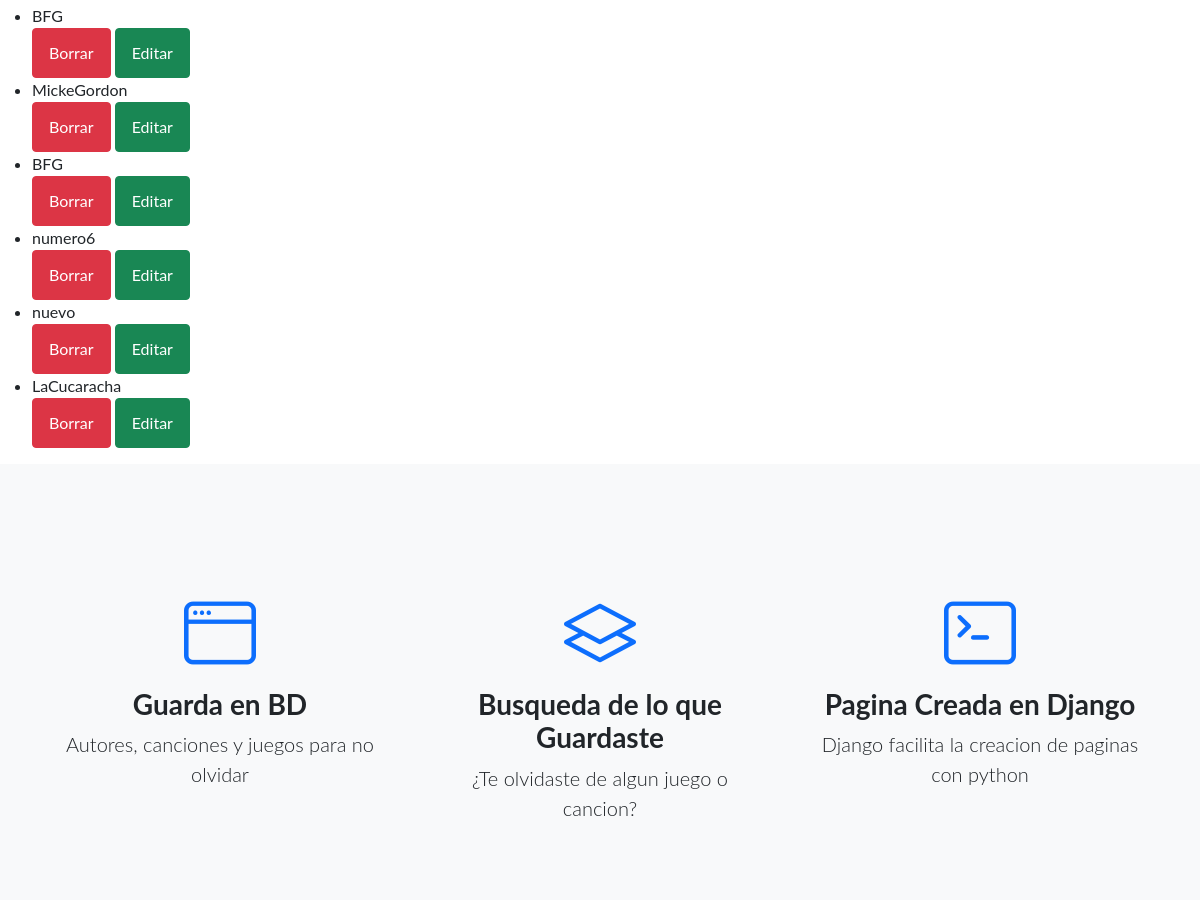
Page /doom/leercanciones/ (signed in, middle part) on the earlier database version.
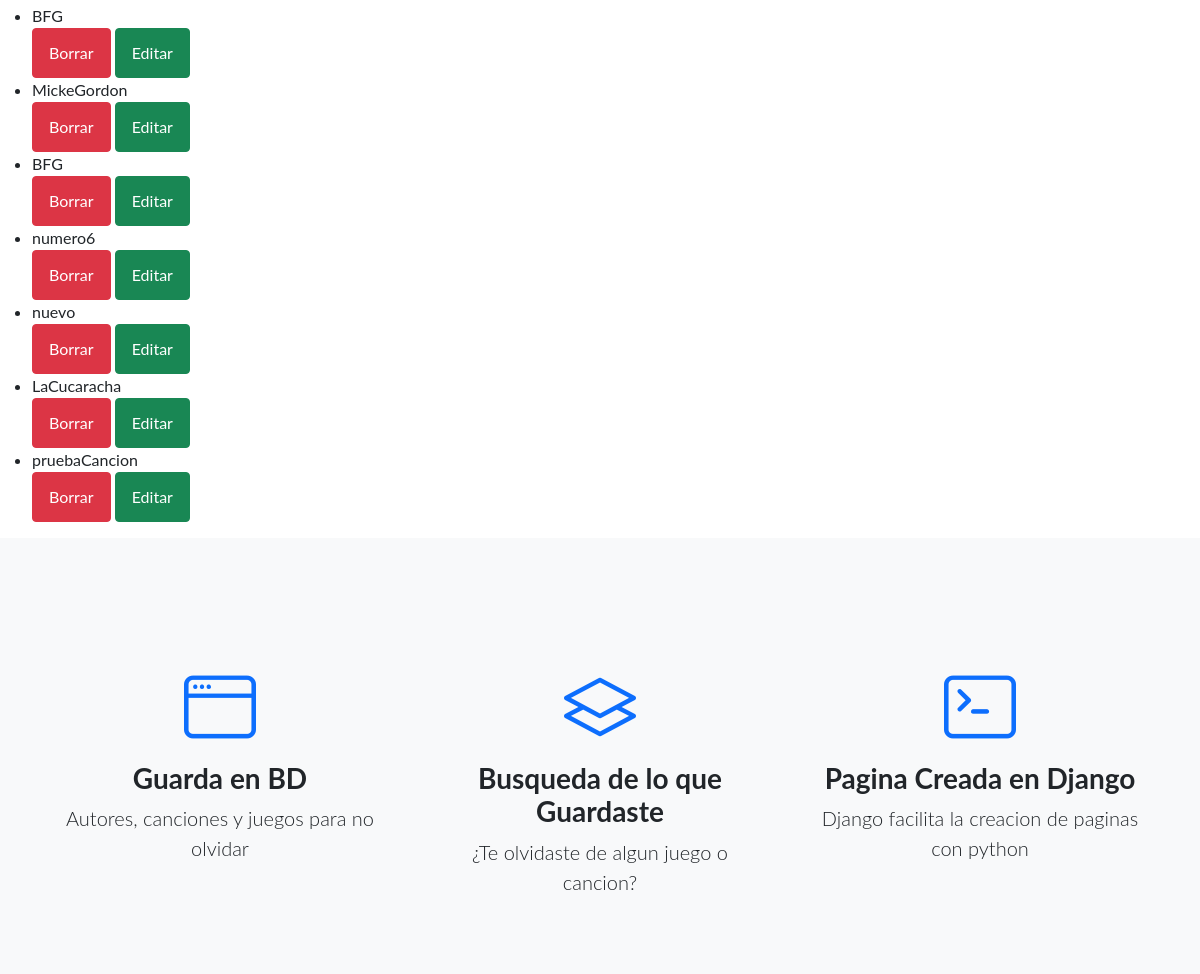
Same page on the later database version.
### Doom/models.py (models this page shows, shortened)
class Cancion(models.Model):
    nombre= models.CharField(max_length=50)
    duracion=models.IntegerField()
    fechadesalida=models.DateField(max_length=50)

### Doom/views.py (the view)
# urls.py: path("leercanciones/", leerCanciones, name="leercanciones"),#LISTADO
@login_required
def leerCanciones(request):
    canciones=Cancion.objects.all()
    return render(request, "LeerCancion.html", {"canciones": canciones})

### Doom/templates/LeerCancion.html (shortened to what this page needs)
{% extends "Padre.html" %}
{% load static %}
{% block formulario %}
<ul>
    {% for canc in canciones %}
    <li>{{ canc.nombre }}</li>
        <a class="btn btn-danger" href="{% url 'eliminarCancion' canc.id %}">Borrar</a>
        <a class="btn btn-success" href="{% url 'editarCancion' canc.id %}">Editar</a>
    {% endfor %}
</ul>
{% endblock %}

### Doom/templates/padre.html (shortened to what this page needs)
<!DOCTYPE html>
<html lang="en">
    {% load static %}
    <head>
        <link href="https://cdn.jsdelivr.net/npm/bootstrap-icons@1.5.0/font/bootstrap-icons.css" rel="stylesheet" type="text/css" />
        <link href="{% static 'DOOM/css/styles.css' %}" rel="stylesheet" />
    </head>
    <body>
        {% block formulario %}
        {% endblock %}
        <section class="features-icons bg-light text-center">
            <div class="container">
                <div class="row">
                    <div class="col-lg-4">
                        <div class="features-icons-item mx-auto mb-5 mb-lg-0 mb-lg-3">
                            <div class="features-icons-icon d-flex"><i class="bi-window m-auto text-primary"></i></div>
                            <h3>Guarda en BD</h3>
                            <p class="lead mb-0">Autores, canciones y juegos para no olvidar</p>
                        </div>
                    </div>
                    <div class="col-lg-4">
                        <div class="features-icons-item mx-auto mb-5 mb-lg-0 mb-lg-3">
                            <div class="features-icons-icon d-flex"><i class="bi-layers m-auto text-primary"></i></div>
                            <h3>Busqueda de lo que Guardaste</h3>
                            <p class="lead mb-0">¿Te olvidaste de algun juego o cancion?</p>
                        </div>
                    </div>
                    <div class="col-lg-4">
                        <div class="features-icons-item mx-auto mb-0 mb-lg-3">
                            <div class="features-icons-icon d-flex"><i class="bi-terminal m-auto text-primary"></i></div>
                            <h3>Pagina Creada en Django</h3>
                            <p class="lead mb-0">Django facilita la creacion de paginas con python</p>
                        </div>
                    </div>
                </div>
            </div>
        </section>
    </body>
</html>

Differences in the rows shown:
added Cancion: nombre "pruebaCancion"
